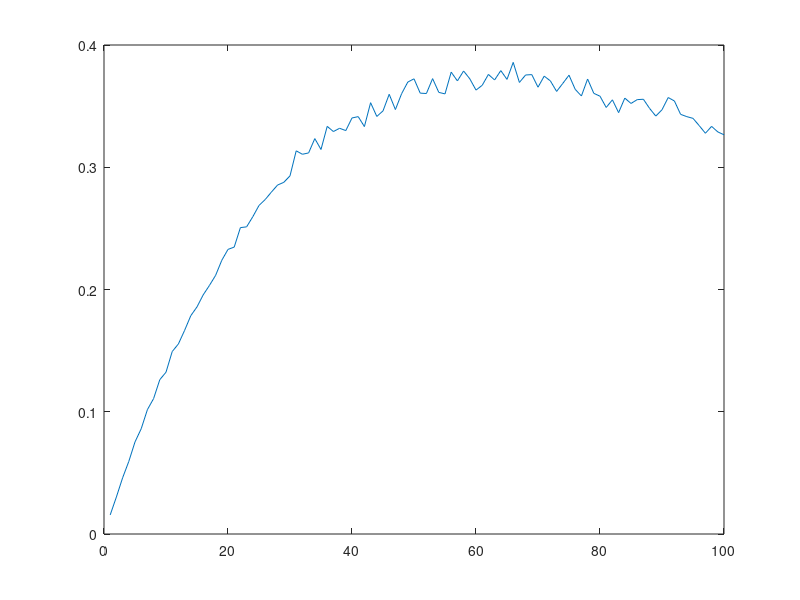

MATLAB code to generate this figure:
m=64;

 for i=1:100
     NUM_SUCCESS=0;
     for loop=1:100
    ALLO_CHANNEL=randi([1,64],1,i);
    for j=1:64       
        INDEX1=find(ALLO_CHANNEL==j);
        if length(INDEX1)==1
            NUM_SUCCESS=NUM_SUCCESS+1;
         % WAITTIME(INDEX(INDEX1))=[];
        end
    end
     end
    throughput(i)=NUM_SUCCESS/100/64;
 end
 x=1:100;
 plot(x,throughput);